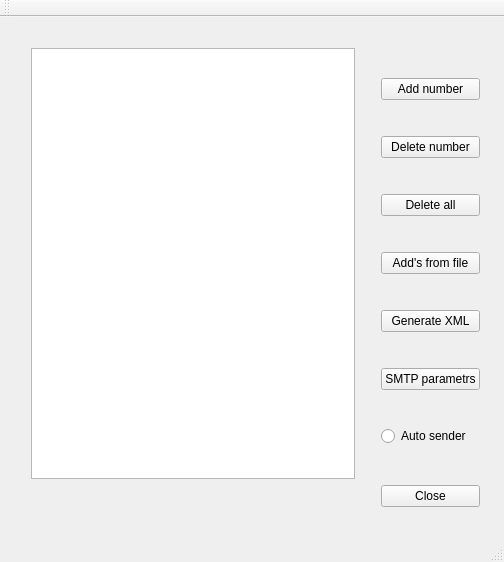
<?xml version="1.0" encoding="UTF-8"?>
<ui version="4.0">
 <class>DbSqlExportClass</class>
 <widget class="QMainWindow" name="DbSqlExportClass">
  <property name="geometry">
   <rect>
    <x>0</x>
    <y>0</y>
    <width>504</width>
    <height>562</height>
   </rect>
  </property>
  <property name="windowTitle">
   <string>DbSqlExport</string>
  </property>
  <widget class="QWidget" name="centralWidget">
   <widget class="QWidget" name="gridLayoutWidget">
    <property name="geometry">
     <rect>
      <x>0</x>
      <y>0</y>
      <width>491</width>
      <height>501</height>
     </rect>
    </property>
    <layout class="QGridLayout" name="gridLayout">
     <item row="2" column="5">
      <layout class="QVBoxLayout" name="verticalLayout">
       <item>
        <widget class="QPushButton" name="pushButtonClose">
         <property name="text">
          <string>Close</string>
         </property>
        </widget>
       </item>
      </layout>
     </item>
     <item row="0" column="3">
      <spacer name="horizontalSpacer_2">
       <property name="orientation">
        <enum>Qt::Horizontal</enum>
       </property>
       <property name="sizeHint" stdset="0">
        <size>
         <width>40</width>
         <height>20</height>
        </size>
       </property>
      </spacer>
     </item>
     <item row="1" column="3">
      <widget class="QListWidget" name="listWidget"/>
     </item>
     <item row="2" column="3">
      <spacer name="horizontalSpacer">
       <property name="orientation">
        <enum>Qt::Horizontal</enum>
       </property>
       <property name="sizeHint" stdset="0">
        <size>
         <width>40</width>
         <height>20</height>
        </size>
       </property>
      </spacer>
     </item>
     <item row="1" column="5">
      <layout class="QVBoxLayout" name="verticalLayout_2">
       <item>
        <widget class="QPushButton" name="pushButtonAddNumber">
         <property name="text">
          <string>Add number</string>
         </property>
        </widget>
       </item>
       <item>
        <widget class="QPushButton" name="pushButtonDeleteNumber">
         <property name="text">
          <string>Delete number</string>
         </property>
        </widget>
       </item>
       <item>
        <widget class="QPushButton" name="pushButtonDeleteAll">
         <property name="text">
          <string>Delete all</string>
         </property>
        </widget>
       </item>
       <item>
        <widget class="QPushButton" name="pushButtonAddFrom">
         <property name="text">
          <string>Add's from file</string>
         </property>
        </widget>
       </item>
       <item>
        <widget class="QPushButton" name="pushButtonGenXml">
         <property name="text">
          <string>Generate XML</string>
         </property>
        </widget>
       </item>
       <item>
        <widget class="QPushButton" name="pushButtonSendFiles">
         <property name="text">
          <string>SMTP parametrs</string>
         </property>
        </widget>
       </item>
       <item>
        <layout class="QVBoxLayout" name="verticalLayout_3">
         <item>
          <widget class="QRadioButton" name="autoSender">
           <property name="text">
            <string>Auto sender</string>
           </property>
          </widget>
         </item>
        </layout>
       </item>
      </layout>
     </item>
     <item row="1" column="4">
      <spacer name="verticalSpacer">
       <property name="orientation">
        <enum>Qt::Vertical</enum>
       </property>
       <property name="sizeHint" stdset="0">
        <size>
         <width>20</width>
         <height>40</height>
        </size>
       </property>
      </spacer>
     </item>
     <item row="1" column="0">
      <spacer name="verticalSpacer_2">
       <property name="orientation">
        <enum>Qt::Vertical</enum>
       </property>
       <property name="sizeHint" stdset="0">
        <size>
         <width>20</width>
         <height>40</height>
        </size>
       </property>
      </spacer>
     </item>
    </layout>
   </widget>
  </widget>
  <widget class="QMenuBar" name="menuBar">
   <property name="geometry">
    <rect>
     <x>0</x>
     <y>0</y>
     <width>504</width>
     <height>21</height>
    </rect>
   </property>
  </widget>
  <widget class="QToolBar" name="mainToolBar">
   <attribute name="toolBarArea">
    <enum>TopToolBarArea</enum>
   </attribute>
   <attribute name="toolBarBreak">
    <bool>false</bool>
   </attribute>
  </widget>
  <widget class="QStatusBar" name="statusBar"/>
 </widget>
 <layoutdefault spacing="6" margin="11"/>
 <resources>
  <include location="DbSqlExport.qrc"/>
 </resources>
 <connections/>
</ui>
